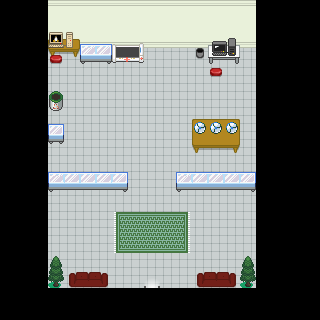

A level layout from a 2D game, rendered from its tile map. Below: a short description, then the map file with tile-grid data replaced by summaries:
An orthogonal 20x20 tile map with 16x16 px tiles, 5 tile layers (Tile Layer 1, Tile Layer 2, Tile Layer 3, Above player, ...), 7 tilesets and 43 objects (30x event, 13x collision).

<map version="1.8" tiledversion="1.8.4" orientation="orthogonal" renderorder="right-down" compressionlevel="0" width="20" height="20" tilewidth="16" tileheight="16" infinite="0" nextlayerid="8" nextobjectid="125">
 <properties>
  <property name="edges" value="clamped" />
 </properties>
 <tileset firstgid="1" name="furniture" tilewidth="16" tileheight="16" tilecount="72" columns="12">
  <image source="../../gfx/tilesets/furniture.png" width="192" height="96" />
 </tileset>
 <tileset firstgid="73" name="electronics" tilewidth="16" tileheight="16" tilecount="16" columns="4">
  <image source="../../gfx/tilesets/electronics.png" width="64" height="64" />
 </tileset>
 <tileset firstgid="89" name="setPiecesTSR" tilewidth="16" tileheight="16" tilecount="1312" columns="41">
  <image source="../../gfx/tilesets/setPiecesTSR.png" width="671" height="512" />
  <tile id="1042">
   <properties>
    <property name="act1" value="transition_teleport taba_town.tmx,43,46,0.3" />
    <property name="act2" value="player_face down" />
   </properties>
  </tile>
 </tileset>
 <tileset firstgid="1401" name="floorsandwalls" tilewidth="16" tileheight="16" tilecount="88" columns="11">
  <image source="../../gfx/tilesets/floorsandwalls.png" width="176" height="128" />
 </tileset>
 <tileset firstgid="1489" name="stairs_down" tilewidth="16" tileheight="16" tilecount="12" columns="4">
  <image source="../../gfx/tilesets/stairs_down.png" width="64" height="48" />
 </tileset>
 <tileset firstgid="1501" name="plants" tilewidth="16" tileheight="16" tilecount="2" columns="1">
  <image source="../../gfx/tilesets/plants.png" width="16" height="32" />
 </tileset>
 <tileset firstgid="1506" name="items" tilewidth="16" tileheight="16" tilecount="6" columns="3">
  <image source="../../gfx/tilesets/items.png" width="48" height="32" />
 </tileset>
 <layer id="1" name="Tile Layer 1" width="20" height="20">
  <data>[400 cells, 234 non-empty, 4 distinct tile ids]</data>
 </layer>
 <layer id="2" name="Tile Layer 2" width="20" height="20">
  <data>[400 cells, 60 non-empty, 39 distinct tile ids]</data>
 </layer>
 <layer id="3" name="Tile Layer 3" width="20" height="20">
  <data>[400 cells, 9 non-empty, 7 distinct tile ids]</data>
 </layer>
 <layer id="4" name="Above player" width="20" height="20">
  <data>[400 cells, 17 non-empty, 9 distinct tile ids]</data>
 </layer>
 <layer id="7" name="Above Player 2" width="20" height="20">
  <data>[400 cells, 3 non-empty, 1 distinct tile ids]</data>
 </layer>
 <objectgroup color="#ff0000" id="6" name="Collision">
  <object id="43" type="collision" x="192" y="128" width="48" height="16" />
  <object id="56" type="collision" x="192" y="48" width="48" height="16" />
  <object id="81" type="collision" x="256" y="0" width="16" height="304" />
  <object id="83" type="collision" x="48" y="288" width="208" height="16" />
  <object id="84" type="collision" x="32" y="0" width="16" height="304" />
  <object id="85" type="collision" x="48" y="0" width="208" height="48" />
  <object id="86" type="collision" x="80" y="48" width="64" height="16" />
  <object id="87" type="collision" x="48" y="96" width="16" height="16" />
  <object id="88" type="collision" x="48" y="128" width="16" height="16" />
  <object id="89" type="collision" x="48" y="176" width="80" height="16" />
  <object id="90" type="collision" x="176" y="176" width="80" height="16" />
  <object id="91" type="collision" x="48" y="272" width="64" height="16" />
  <object id="92" type="collision" x="192" y="272" width="64" height="16" />
 </objectgroup>
 <objectgroup color="#ffff00" id="5" name="Events">
  <object id="11" name="Teleport to map1" type="event" x="144" y="272" width="16" height="16">
   <properties>
    <property name="act10" value="transition_teleport taba_town.tmx,44,53,0.3" />
    <property name="act20" value="player_face down" />
    <property name="cond10" value="is player_at 8,17" />
    <property name="cond20" value="is player_facing down" />
   </properties>
  </object>
  <object id="69" name="Choose Rockitten" type="event" x="192" y="112" width="16" height="16">
   <properties>
    <property name="act1" value="pathfind professor,12,9" />
    <property name="act2" value="npc_face professor,up" />
    <property name="act3" value="translated_dialog chooseyerfateRockitten" />
    <property name="act4" value="translated_dialog_choice yes:no,rockittenchoice " />
    <property name="cond1" value="not variable_set havetuxemon:yes" />
    <property name="cond2" value="is player_at" />
    <property name="cond3" value="is player_facing down" />
    <property name="cond4" value="is button_pressed K_RETURN" />
    <property name="cond5" value="is variable_set gettuxemon:now" />
    <property name="cond6" value="not variable_set havetuxemon:yes" />
   </properties>
  </object>
  <object id="74" name="Choose Cardiling" type="event" x="208" y="112" width="16" height="16">
   <properties>
    <property name="act1" value="pathfind professor,13,9" />
    <property name="act2" value="npc_face professor,up" />
    <property name="act3" value="translated_dialog chooseyerfateCardiling" />
    <property name="act4" value="translated_dialog_choice yes:no,cardilingchoice " />
    <property name="cond1" value="not variable_set havetuxemon:yes" />
    <property name="cond2" value="is player_at" />
    <property name="cond3" value="is player_facing down" />
    <property name="cond4" value="is button_pressed K_RETURN" />
    <property name="cond5" value="is variable_set gettuxemon:now" />
    <property name="cond6" value="not variable_set havetuxemon:yes" />
   </properties>
  </object>
  <object id="75" name="Choose Tweesher" type="event" x="224" y="112" width="16" height="16">
   <properties>
    <property name="act1" value="pathfind professor,14,9" />
    <property name="act2" value="npc_face professor,up" />
    <property name="act3" value="translated_dialog chooseyerfateTweesher" />
    <property name="act4" value="translated_dialog_choice yes:no,tweesherchoice" />
    <property name="cond1" value="not variable_set havetuxemon:yes" />
    <property name="cond2" value="is player_at" />
    <property name="cond3" value="is player_facing down" />
    <property name="cond4" value="is button_pressed K_RETURN" />
    <property name="cond5" value="is variable_set gettuxemon:now" />
    <property name="cond6" value="not variable_set havetuxemon:yes" />
   </properties>
  </object>
  <object id="93" name="Player Spawn" type="event" x="144" y="240" width="16" height="16" />
  <object id="95" name="createprofessor" type="event" x="48" y="192" width="16" height="16">
   <properties>
    <property name="act1" value="create_npc professor,7,6,,stand" />
    <property name="act2" value="npc_face professor,up" />
    <property name="cond1" value="is variable_set go_get_tuxemon:yes" />
    <property name="cond2" value="not npc_exists professor" />
    <property name="cond3" value="not variable_set havetuxemon:yes" />
   </properties>
  </object>
  </objectgroup>
</map>
<!-- 24 of 43 objects omitted -->
